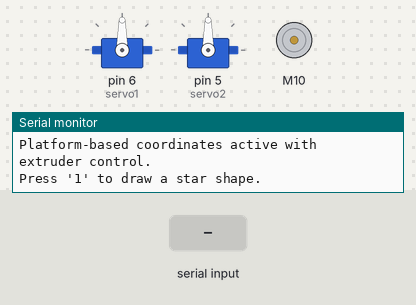
Bench run of a sketch on a simulated Arduino Uno, built with avr-gcc and run on an emulated ATmega328P. Parts: 2 × servo, DC motor (green arrow = forward, orange = backward, longer = faster), the last lines printed to the serial monitor. The test bench sets the inputs (shaded band).

Above: at 1.2 s.
1.3 s: "1" received over Serial
At 2.58 s:
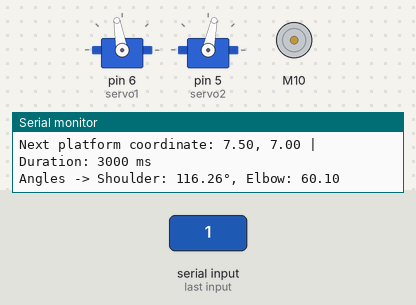
At 5.2 s:
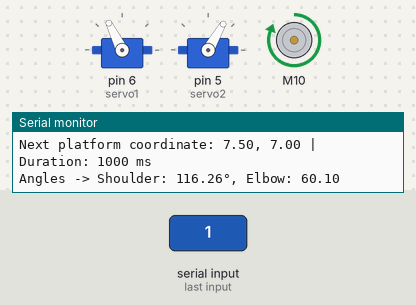
Timing chart, 0 to 19.3 s (numbered marks = the images above; inputs shaded):
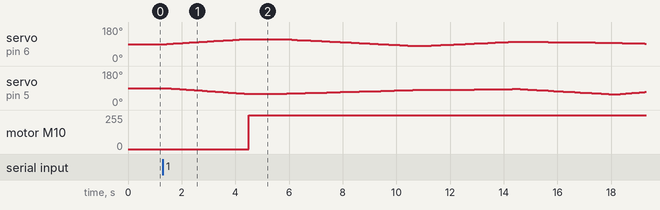

The sketch:

Cookie_Decorator.ino
```cpp
/* COOKIE BOT 9000

Decorates your cookies for you!

Created March 7th, 2025
By Jun Chen, Sunyu Jung

The Circuit:
* 2 Servos as output for the arm of the robot
* 1 DC Motor as output for the frosting dispenser

*/

#include <Servo.h>
#include <math.h>
#include <L298N.h>

//--------------------- Motor (Extruder) Definitions ---------------------//
// Define the pins for the L298N H-bridge controlling the DC motor.
const int motorIn1Pin = 10;
const int motorIn2Pin = 9;
const int motorEnablePin = 11;
const int motorSpeed = 255;

// Create an L298N motor object
L298N dcMotor(motorEnablePin, motorIn1Pin, motorIn2Pin);

//--------------------- Platform and Arm Definitions ---------------------//
// Platform dimensions (cm)
const float platformWidth = 18.0;
const float platformHeight = 11.5;

// Servo mounting position in platform coordinates (top left corner)
const float servoBaseX = 0;
const float servoBaseY = 12;

// Arm segment lengths (in cm)
const float L1 = 9;
const float L2 = 9;

//--------------------- Array Data Structure ---------------------//
// Coordinates here are defined in platform coordinates (x,y)
// Each drawing point also includes an extrusion flag to signal the
// motor as well as duration between coordinates.
struct Point {
  float x;
  float y;
  unsigned long duration;
  bool extrude;            // If true, the frosting motor is on during the move.
};

//--------------------- Servo Definitions ---------------------//
// Create servo objects for shoulder and elbow
Servo servo1;  // Shoulder joint
Servo servo2;  // Elbow joint

// Starting servo angles
int currentAngle1 = 90; // starting angle for servo1 (pointing right)
int currentAngle2 = 90; // starting angle for servo2 (pointing down)

//--------------------- Inverse Kinematics Function ---------------------//
/*
  calculateServoAngles: Computes the servo angles using inverse kinematics.

  Parameters:
    x, y           - The target coordinate in the servo's coordinate system after translation from platform coordinates
    angle1, angle2 - References to store the computed angles (in degrees).

  Returns:
    true if the point is reachable, false otherwise.

  Adjustments:
    - Uses the "elbow up" configuration (theta2 = -acos(D)).
    - For servo1: computed 0° (pointing right) maps to 90°.
    - For servo2: relative elbow angle is mapped such that:
         theta2 = 0°   -> servo2 = 180° (forearm up)
         theta2 = -90° -> servo2 = 90°  (forearm to the right)
         theta2 = -180°-> servo2 = 0°   (forearm down)
*/
bool calculateServoAngles(float x, float y, float &angle1, float &angle2) {
  float D = (x * x + y * y - L1 * L1 - L2 * L2) / (2 * L1 * L2);
  if (abs(D) > 1) {  // Target unreachable
    return false;
  }

  // "Elbow up" configuration:
  float theta2 = -acos(D);
  float theta1 = atan2(y, x) - atan2(L2 * sin(theta2), L1 + L2 * cos(theta2));

  // Map computed angles to the servo's perspective:
  angle1 = theta1 * 180 / PI + 90;          // For servo1
  angle2 = 180 + (theta2 * 180 / PI);         // For servo2

  return true;
}

//--------------------- Move to Coordinate Function ---------------------//
/*
  moveToCoordinate: Moves the arm to a given platform-based (x, y) coordinate
  over a set duration.

  Parameters:
    platformX, platformY - The target coordinate in platform coordinates.
    duration             - The movement duration in milliseconds.

  This function translates the platform coordinate to the servo's coordinate system
  by subtracting the servo base position.
*/
void moveToCoordinate(float platformX, float platformY, unsigned long duration) {
  // Translate platform coordinates to servo coordinates.
  float adjustedX = platformX - servoBaseX;         // (servoBaseX is 0)
  float adjustedY = platformY - servoBaseY;         // For servoBaseY = 10, adjustedY = platformY - 10.

  float targetAngle1, targetAngle2;

  if (!calculateServoAngles(adjustedX, adjustedY, targetAngle1, targetAngle2)) {
    Serial.print("Target unreachable. Platform Coordinates: (");
    Serial.print(platformX);
    Serial.print(", ");
    Serial.print(platformY);
    Serial.println(")");
    return;
  }

  Serial.print("Angles -> Shoulder: ");
  Serial.print(targetAngle1);
  Serial.print("°, Elbow: ");
  Serial.println(targetAngle2);

  // Convert target angles to integer values for servo.write()
  int tAngle1 = int(targetAngle1);
  int tAngle2 = int(targetAngle2);

  // Define interpolation steps
  int steps = 50;
  unsigned long stepDelay = duration / steps;

  // Interpolate and update servos gradually
  for (int i = 1; i <= steps; i++) {
    int newAngle1 = currentAngle1 + (int)(((tAngle1 - currentAngle1) / (float)steps) * i);
    int newAngle2 = currentAngle2 + (int)(((tAngle2 - currentAngle2) / (float)steps) * i);

    servo1.write(newAngle1);
    servo2.write(newAngle2);

    delay(stepDelay);
  }

  // Update current servo angles
  currentAngle1 = tAngle1;
  currentAngle2 = tAngle2;
}

//--------------------- Shape Drawing Function ---------------------//
/*
  drawShape: Moves the arm through a series of points defined in platform coordinates.

  For each point, the DC motor (extruder) is toggled on or off based on the 'extrude' flag.

  Parameters:
    shape     - An array of Point structures defining the shape.
    numPoints - The number of points in the shape.
*/
void drawShape(Point shape[], int numPoints) {
  for (int i = 0; i < numPoints; i++) {
    // Toggle the frosting motor based on the extrude flag
    if (shape[i].extrude) {
      Serial.println("Extruder ON");
      dcMotor.setSpeed(255);
      dcMotor.forward();
    } else {
      Serial.println("Extruder OFF");
      dcMotor.stop();
    }

    Serial.print("Next platform coordinate: ");
    Serial.print(shape[i].x);
    Serial.print(", ");
    Serial.print(shape[i].y);
    Serial.print(" | Duration: ");
    Serial.print(shape[i].duration);
    Serial.println(" ms");

    moveToCoordinate(shape[i].x, shape[i].y, shape[i].duration);
    delay(100); // Small pause between moves
  }

  // Make sure to turn off the motor at the end
  dcMotor.stop();
}

//--------------------- Shape 1: 5-Point Star ---------------------//
// Define a star shape using platform coordinates
// In this example, we start by moving to the start without extruding,
// then draw the star outline with extrusion.
Point starShape[] = {
  {7.5, 7.0, 3000, false},    // Top center (inside top border)
  {7.5, 7.0, 1000, true},    // Start dispensing
  {6.0, 2.0, 5000, true},    // Bottom left
  {10.0, 5.0, 3500, true},   // Middle right
  {5.0, 5.0, 3500, true},    // Middle left
  {9.0, 2.0, 3500, true},   // Bottom right
  {7.5, 7.0, 3500, true},    // Return to top center
  {7.5, 7.0, 10, false},   // Stops the extrusion
};

int numStarPoints = sizeof(starShape) / sizeof(starShape[0]);

// TODO: We can add more shapes with different coordinate arrays and extrusion flags for other number keys.

void setup() {
  // Attach servos to Arduino pins (update pin numbers if required)
  servo1.attach(6); // shoulder
  servo2.attach(5); // elbow

  // Set initial servo positions (using servo-based angles)
  servo1.write(currentAngle1);
  servo2.write(currentAngle2);

  // Initialize the DC motor by stopping it
  dcMotor.stop();

  // Start Serial communication for keyboard input
  Serial.begin(9600);
  Serial.println("Platform-based coordinates active with extruder control.");
  Serial.println("Press '1' to draw a star shape.");

  dcMotor.setSpeed(motorSpeed);
}

void loop() {
  // Check for keyboard input from the Serial Monitor.
  if (Serial.available() > 0) {
    char ch = Serial.read();
    switch (ch) {
      case '1':
        Serial.println("Drawing star shape...");
        drawShape(starShape, numStarPoints);
        break;
      // TODO IN THE FUTURE: Add cases for other shapes (e.g., '2', '3', etc.)
      default:
        Serial.println("Shape not defined. Please press a valid number key.");
        break;
    }
  }
}
```

Measured:
- after the input at 1.3 s, servo on pin 6 (servo1): 90° → 91° after 0.14 s, → 92° 0.12 s later, → 93° 0.12 s later, → 94° 0.12 s later, … (94 changes in this stretch); motor M10: stopped → forward 255/255 after 3.2 s
